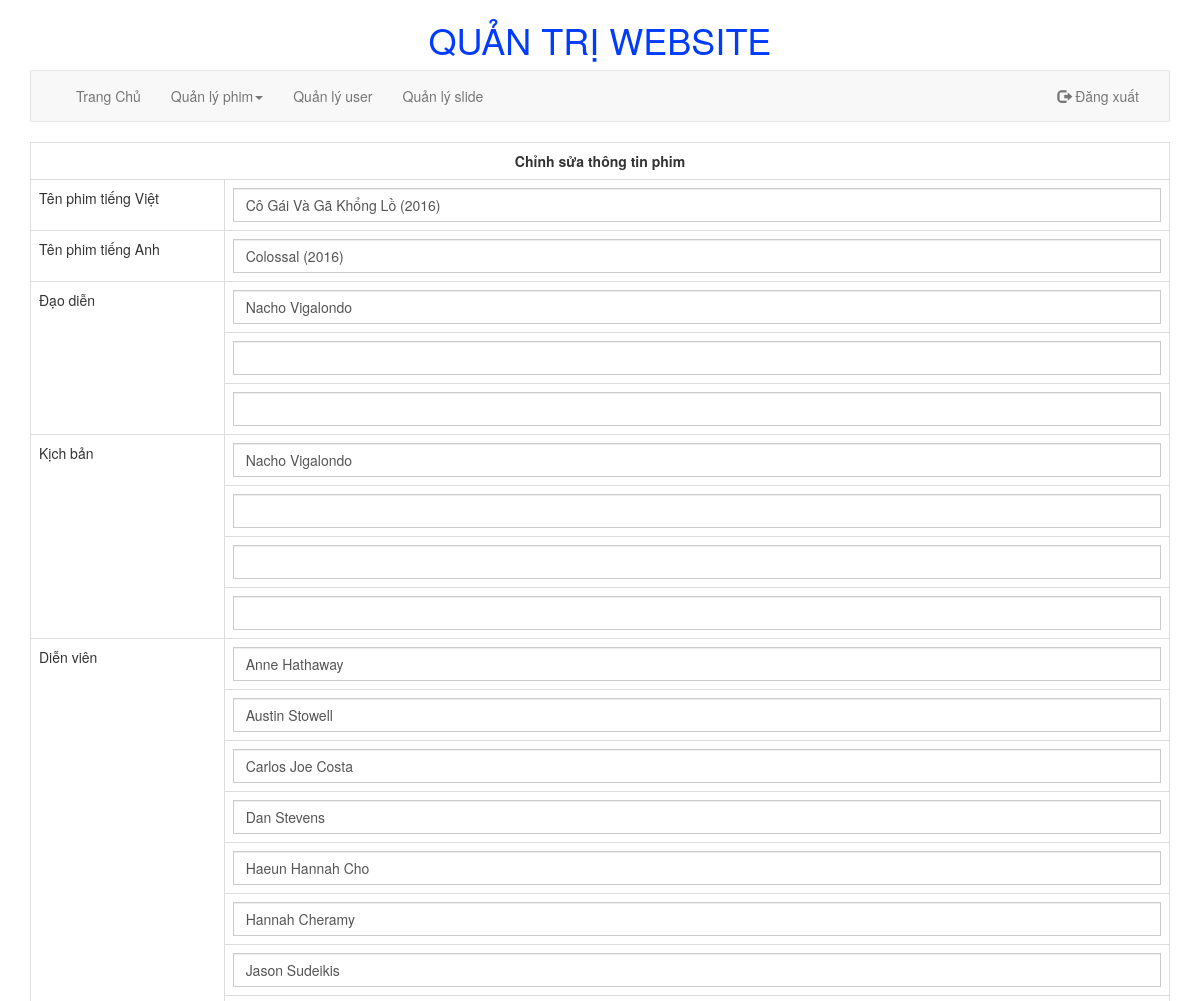
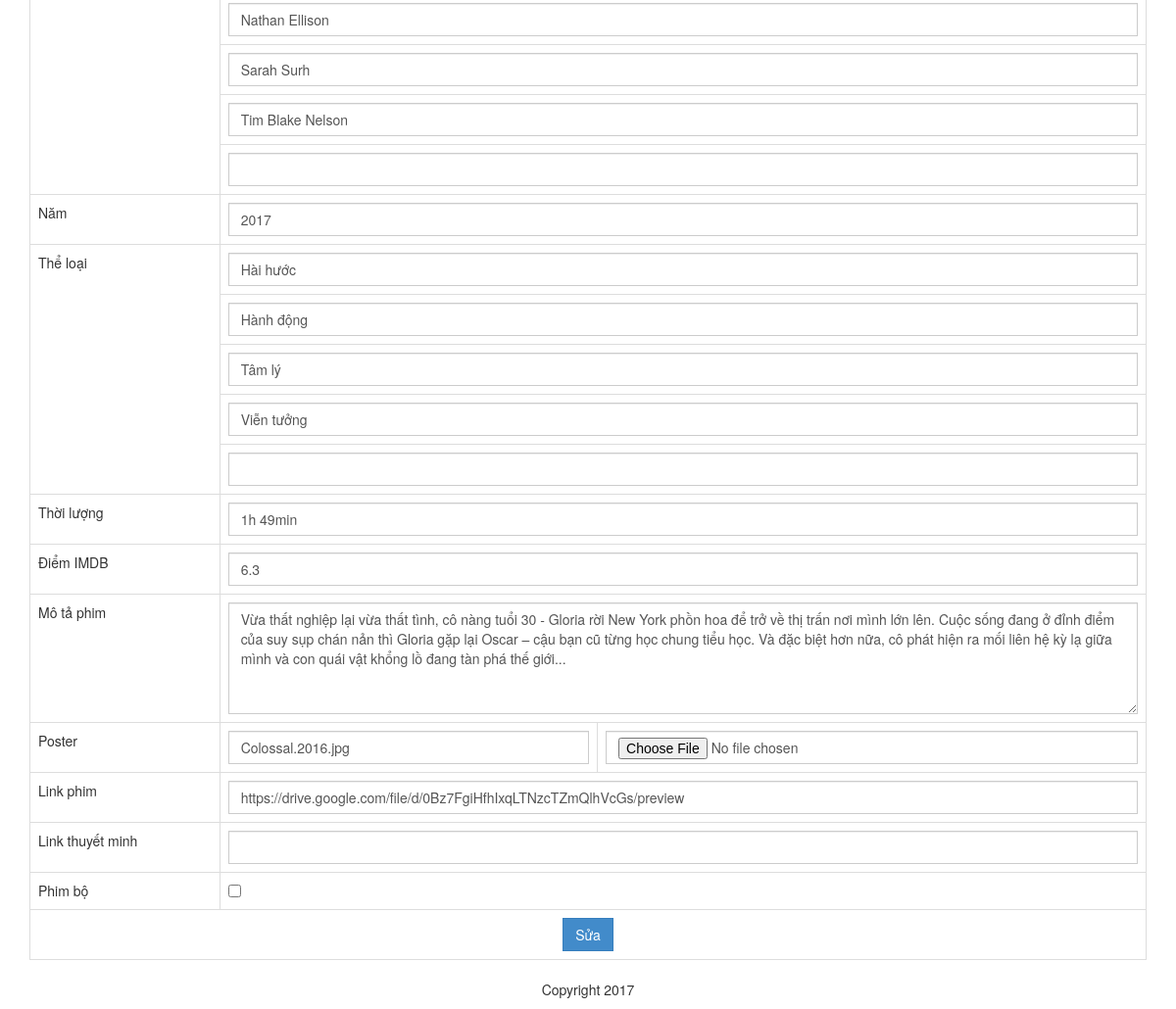
The app's page /application/views/admin/index.php?quanly=quanlyphim&ac=sua&id=58 (signed in) with its own data (2 pictures, top to bottom).
### tables this page shows
CREATE TABLE IF NOT EXISTS `phim` (
  `idphim` int(11) NOT NULL AUTO_INCREMENT,
  `tenphimvi` varchar(255) NOT NULL,
  `tenphimen` varchar(255) NOT NULL,
  `nam` int(11) NOT NULL,
  `thoigian` varchar(50) NOT NULL,
  `diemimdb` varchar(50) NOT NULL,
  `poster` varchar(255) NOT NULL,
  `mota` longtext NOT NULL,
  `luotxem` int(11) NOT NULL,
  `linkphim` text NOT NULL,
  `linkphim_tm` text NOT NULL,
  `phimbo` varchar(255) NOT NULL,
  PRIMARY KEY (`idphim`)
);

CREATE TABLE IF NOT EXISTS `daodien` (
  `idphim` int(11) NOT NULL,
  `tendaodien` varchar(100) NOT NULL,
  PRIMARY KEY (`idphim`,`tendaodien`)
);

CREATE TABLE IF NOT EXISTS `kichban` (
  `idphim` int(11) NOT NULL,
  `kichban` varchar(100) NOT NULL,
  PRIMARY KEY (`idphim`,`kichban`)
);

CREATE TABLE IF NOT EXISTS `dienvien` (
  `idphim` int(11) NOT NULL,
  `tendienvien` varchar(100) NOT NULL,
  PRIMARY KEY (`idphim`,`tendienvien`)
);

CREATE TABLE IF NOT EXISTS `theloai` (
  `idphim` int(11) NOT NULL,
  `tentheloai` varchar(100) NOT NULL,
  `tentheloai_khongdau` varchar(100) NOT NULL,
  PRIMARY KEY (`idphim`,`tentheloai`)
);

### application/views/admin/modules/quanlyphim/sua.php (the view, shortened to what this page needs)
<?php
$run = mysqli_query( $conn, "SELECT * FROM phim WHERE idphim=$_GET[id]" );
$phim_dong = mysqli_fetch_array( $run );
$run = mysqli_query( $conn, "SELECT * FROM dienvien WHERE idphim=$_GET[id]" );
$i = 0;
$ten_dienvien = '';
$ten_dienvien1 = '';
$ten_dienvien2 = '';
$ten_dienvien3 = '';
$ten_dienvien4 = '';
$ten_dienvien5 = '';
$ten_dienvien6 = '';
$ten_dienvien7 = '';
$ten_dienvien8 = '';
$ten_dienvien9 = '';
$ten_dienvien10 = '';
while ( $dienvien_dong = mysqli_fetch_array( $run ) ) {
	switch ( $i ) {
		case 0:
			$ten_dienvien = $dienvien_dong[ 'tendienvien' ];
			break;
		case 1:
			$ten_dienvien1 = $dienvien_dong[ 'tendienvien' ];
			break;
		case 2:
			$ten_dienvien2 = $dienvien_dong[ 'tendienvien' ];
			break;
		case 3:
			$ten_dienvien3 = $dienvien_dong[ 'tendienvien' ];
			break;
		case 4:
			$ten_dienvien4 = $dienvien_dong[ 'tendienvien' ];
			break;
		case 5:
			$ten_dienvien5 = $dienvien_dong[ 'tendienvien' ];
			break;
		case 6:
			$ten_dienvien6 = $dienvien_dong[ 'tendienvien' ];
			break;
		case 7:
			$ten_dienvien7 = $dienvien_dong[ 'tendienvien' ];
			break;
		case 8:
			$ten_dienvien8 = $dienvien_dong[ 'tendienvien' ];
			break;
		case 9:
			$ten_dienvien9 = $dienvien_dong[ 'tendienvien' ];
			break;
	}
	$i++;
}
$run = mysqli_query( $conn, "SELECT * FROM daodien WHERE idphim=$_GET[id]" );
$i = 0;
$ten_daodien ='';
$ten_daodien1='';
$ten_daodien2='';
while ( $tendaodien_dong = mysqli_fetch_array( $run ) ) {
	switch ( $i ) {
		case 0:
			$ten_daodien = $tendaodien_dong[ 'tendaodien' ];
			break;
	}
	$i++;
}
$run = mysqli_query( $conn, "SELECT * FROM kichban WHERE idphim=$_GET[id]" );
$i = 0;
$tg_kichban='';
$tg_kichban1='';
$tg_kichban2='';
$tg_kichban3='';
while ( $kichban_dong = mysqli_fetch_array( $run ) ) {
	switch ( $i ) {
		case 0:
			$tg_kichban = $kichban_dong[ 'kichban' ];
			break;
	}
	$i++;
}
$run = mysqli_query( $conn, "SELECT * FROM theloai WHERE idphim=$_GET[id]" );
$i = 0;
$ten_theloai = '';
$ten_theloai1 = '';
$ten_theloai2 = '';
$ten_theloai3 = '';
$ten_theloai4 = '';
while ( $tentheloai_dong = mysqli_fetch_array( $run ) ) {
	switch ( $i ) {
		case 0:
			$ten_theloai = $tentheloai_dong[ 'tentheloai' ];
			break;
		case 1:
			$ten_theloai1 = $tentheloai_dong[ 'tentheloai' ];
			break;
		case 2:
			$ten_theloai2 = $tentheloai_dong[ 'tentheloai' ];
			break;
		case 3:
			$ten_theloai3 = $tentheloai_dong[ 'tentheloai' ];
			break;
	}
	$i++;
}
?>
<form action="modules/quanlyphim/xuly.php?id=<?php echo($phim_dong['idphim']); ?>" method="post" enctype="multipart/form-data">
	<table class="table table-bordered">
		<tbody>
			<tr align="center">
				<td colspan="3"><strong>Chỉnh sửa thông tin phim</strong>
				</td>
			</tr>
			<tr>
				<td width="17%">Tên phim tiếng Việt</td>
				<td width="83%" colspan="2"><input name="tenphim-vi" class="form-control" type="text" value="<?php echo($phim_dong['tenphimvi']) ?>">
				</td>
			</tr>
			<tr>
				<td>Tên phim tiếng Anh</td>
				<td colspan="2"><input name="tenphim-en" type="text" class="form-control" value="<?php echo($phim_dong['tenphimen']) ?>">
				</td>
			</tr>
			<tr>
				<td rowspan="3">Đạo diễn</td>
				<td colspan="2"><input name="daodien" type="text" class="form-control" value="<?php echo($ten_daodien) ?>">
				</td>
			</tr>
			<tr>
				<td colspan="2"><input name="daodien1" type="text" class="form-control" value="<?php echo($ten_daodien1) ?>">
				</td>
			</tr>
			<tr>
				<td colspan="2"><input name="daodien2" type="text" class="form-control" value="<?php echo($ten_daodien2) ?>">
				</td>
			</tr>
			<tr>
				<td rowspan="4">Kịch bản</td>
				<td colspan="2"><input name="kichban" type="text" class="form-control" value="<?php echo($tg_kichban) ?>">
				</td>
			</tr>
			<tr>
				<td colspan="2"><input name="kichban1" type="text" class="form-control" value="<?php echo($tg_kichban1) ?>">
				</td>
			</tr>
			<tr>
				<td colspan="2"><input name="kichban2" type="text" class="form-control" value="<?php echo($tg_kichban2) ?>">
				</td>
			</tr>
			<tr>
				<td colspan="2"><input name="kichban3" type="text" class="form-control" value="<?php echo($tg_kichban3) ?>">
				</td>
			</tr>
			<tr>
				<td rowspan="11">Diễn viên</td>
				<td colspan="2"><input name="dienvien" type="text" class="form-control" value="<?php echo($ten_dienvien) ?>">
				</td>
			</tr>
			<tr>
				<td colspan="2"><input name="dienvien1" type="text" class="form-control" value="<?php echo($ten_dienvien1) ?>">
				</td>
			</tr>
			<tr>
				<td colspan="2"><input name="dienvien2" type="text" class="form-control" value="<?php echo($ten_dienvien2) ?>">
				</td>
			</tr>
			<tr>
				<td colspan="2"><input name="dienvien3" type="text" class="form-control" value="<?php echo($ten_dienvien3) ?>">
				</td>
			</tr>
			<tr>
				<td colspan="2"><input name="dienvien4" type="text" class="form-control" value="<?php echo($ten_dienvien4) ?>">
				</td>
			</tr>
			<tr>
				<td colspan="2"><input name="dienvien5" type="text" class="form-control" value="<?php echo($ten_dienvien5) ?>">
				</td>
			</tr>
			<tr>
				<td colspan="2"><input name="dienvien6" type="text" class="form-control" value="<?php echo($ten_dienvien6) ?>">
			</tr>
			<tr>
				<td colspan="2"><input name="dienvien7" type="text" class="form-control" value="<?php echo($ten_dienvien7) ?>">
				</td>
			</tr>
			<tr>
				<td colspan="2"><input name="dienvien8" type="text" class="form-control" value="<?php echo($ten_dienvien8) ?>">
				</td>
			</tr>
			<tr>
				<td colspan="2"><input name="dienvien9" type="text" class="form-control" value="<?php echo($ten_dienvien9) ?>">
				</td>
			</tr>
			<tr>
				<td colspan="2"><input name="dienvien10" type="text" class="form-control" value="<?php echo($ten_dienvien10) ?>">
				</td>
			</tr>
			<tr>
				<td>Năm</td>
				<td colspan="2"><input name="nam" type="text" class="form-control" value="<?php echo($phim_dong['nam']) ?>">
				</td>
			</tr>
			<tr>
				<td rowspan="5">Thể loại</td>
				<td colspan="2"><input name="theloai" type="text" class="form-control" value="<?php echo($ten_theloai) ?>">
				</td>
			</tr>
			<tr>
				<td colspan="2"><input name="theloai1" type="text" class="form-control" value="<?php echo($ten_theloai1) ?>">
				</td>
			</tr>
			<tr>
				<td colspan="2"><input name="theloai2" type="text" class="form-control" value="<?php echo($ten_theloai2) ?>">
				</td>
			</tr>
			<tr>
				<td colspan="2"><input name="theloai3" type="text" class="form-control" value="<?php echo($ten_theloai3) ?>">
				</td>
			</tr>
			<tr>
				<td colspan="2"><input name="theloai4" type="text" class="form-control" value="<?php echo($ten_theloai4) ?>">
				</td>
			</tr>
			<tr>
				<td>Thời lượng</td>
				<td colspan="2"><input name="thoigian" type="text" class="form-control" value="<?php echo($phim_dong['thoigian']) ?>">
				</td>
			</tr>
			<tr>
				<td>Điểm IMDB</td>
				<td colspan="2"><input name="diemIMDB" type="text" class="form-control" value="<?php echo($phim_dong['diemimdb']) ?>">
				</td>
			</tr>
			<tr>
				<td>Mô tả phim</td>
				<td colspan="2"><textarea name="motaphim" class="form-control" rows="5"><?php echo($phim_dong['mota']) ?></textarea>
				</td>
			</tr>
			<tr>
				<td>Poster</td>
				<td><input name="poster" type="text" class="form-control" value="<?php echo($phim_dong['poster']) ?>">
				</td>
				<td><input name="img-poster" type="file" class="form-control" accept="image/*"></td>
			</tr>
			<tr>
				<td>Link phim</td>
				<td colspan="2"><input name="linkphim" type="text" class="form-control" value="<?php echo($phim_dong['linkphim']) ?>">
				</td>
			</tr>
			<tr>
				<td>Link thuyết minh</td>
				<td colspan="2"><input name="linkphim_tm" type="text" class="form-control" value="<?php echo($phim_dong['linkphim_tm']) ?>">
				</td>
			</tr>
			<tr>
				<td>Phim bộ</td>
				<td colspan="2"><input type="checkbox" name="phimbo" value="Phimbo" <?php if($phim_dong['phimbo'] != ''){echo('checked="checked"');} ?>>
				</td>
			</tr>
			<tr>
				<td colspan="3" align="center"><input class="btn btn-primary" type="submit" name="sua" id="sua" value="Sửa">
				</td>
			</tr>
		</tbody>
	</table>
</form>

### records on screen
phim: tenphim-vi "Cô Gái Và Gã Khổng Lồ (2016)", tenphim-en "Colossal (2016)", nam "2017", thoigian "1h 49min", diemIMDB "6.3", motaphim "Vừa thất nghiệp lại vừa thất tình, cô nàng tuổi 30 - Gloria rời New York phồn hoa để trở về thị trấn nơi mình lớn lên. Cuộc sống đang ở đỉnh điểm của suy sụp chán nản thì Gloria gặp lại Oscar – cậu bạn cũ từng học chung tiểu học. Và đặc biệt hơn nữa, cô phát hiện ra mối liên hệ kỳ lạ giữa mình và con quái vật khổng lồ đang tàn phá thế giới...", poster "Colossal.2016.jpg", linkphim "https://drive.google.com/file/d/0Bz7FgiHfhIxqLTNzcTZmQlhVcGs/preview"
daodien: daodien "Nacho Vigalondo"
kichban: kichban "Nacho Vigalondo"
dienvien: dienvien "Anne Hathaway"
dienvien: dienvien1 "Austin Stowell"
dienvien: dienvien2 "Carlos Joe Costa"
dienvien: dienvien3 "Dan Stevens"
dienvien: dienvien4 "Haeun Hannah Cho"
dienvien: dienvien5 "Hannah Cheramy"
dienvien: dienvien6 "Jason Sudeikis"
dienvien: dienvien7 "Nathan Ellison"
dienvien: dienvien8 "Sarah Surh"
dienvien: dienvien9 "Tim Blake Nelson"
theloai: theloai "Hài hước"
theloai: theloai1 "Hành động"
theloai: theloai2 "Tâm lý"
theloai: theloai3 "Viễn tưởng"
